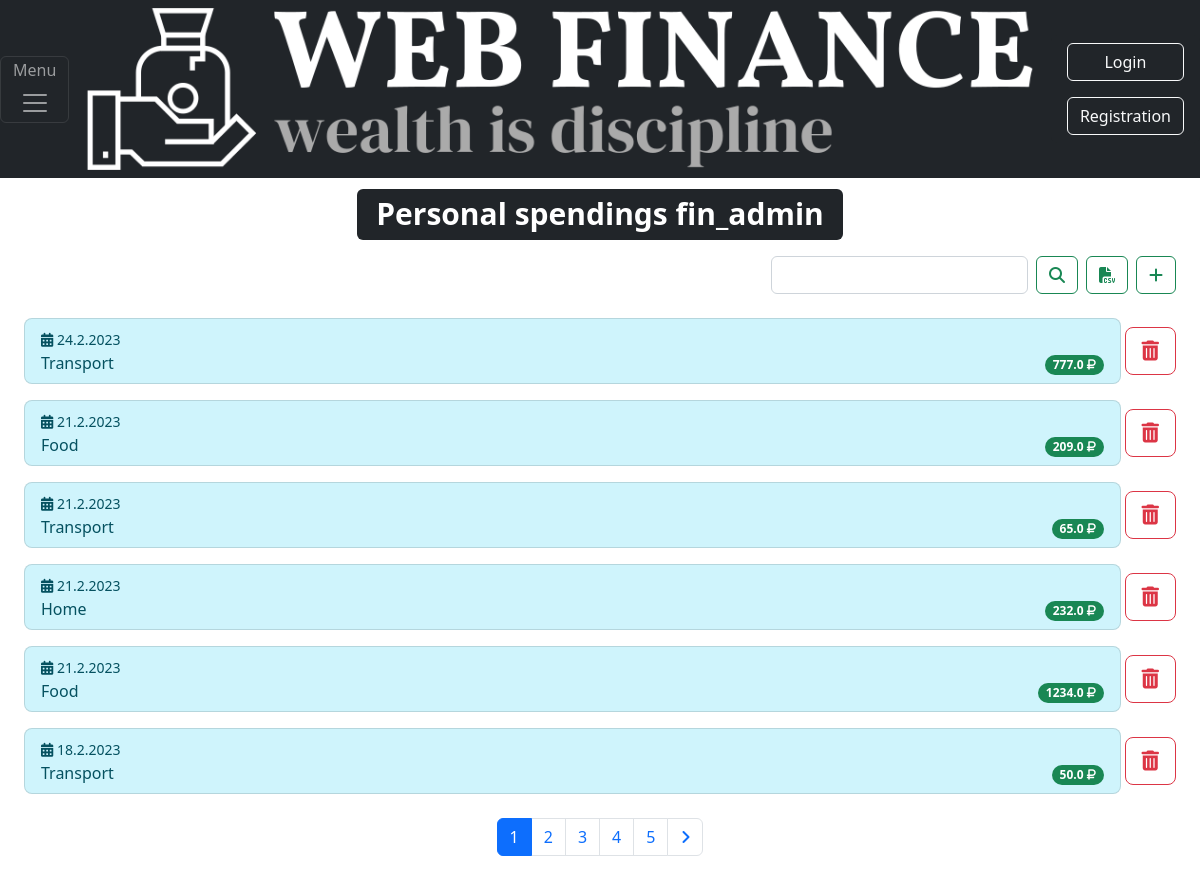
Page /spendigns/1 on the earlier database version.
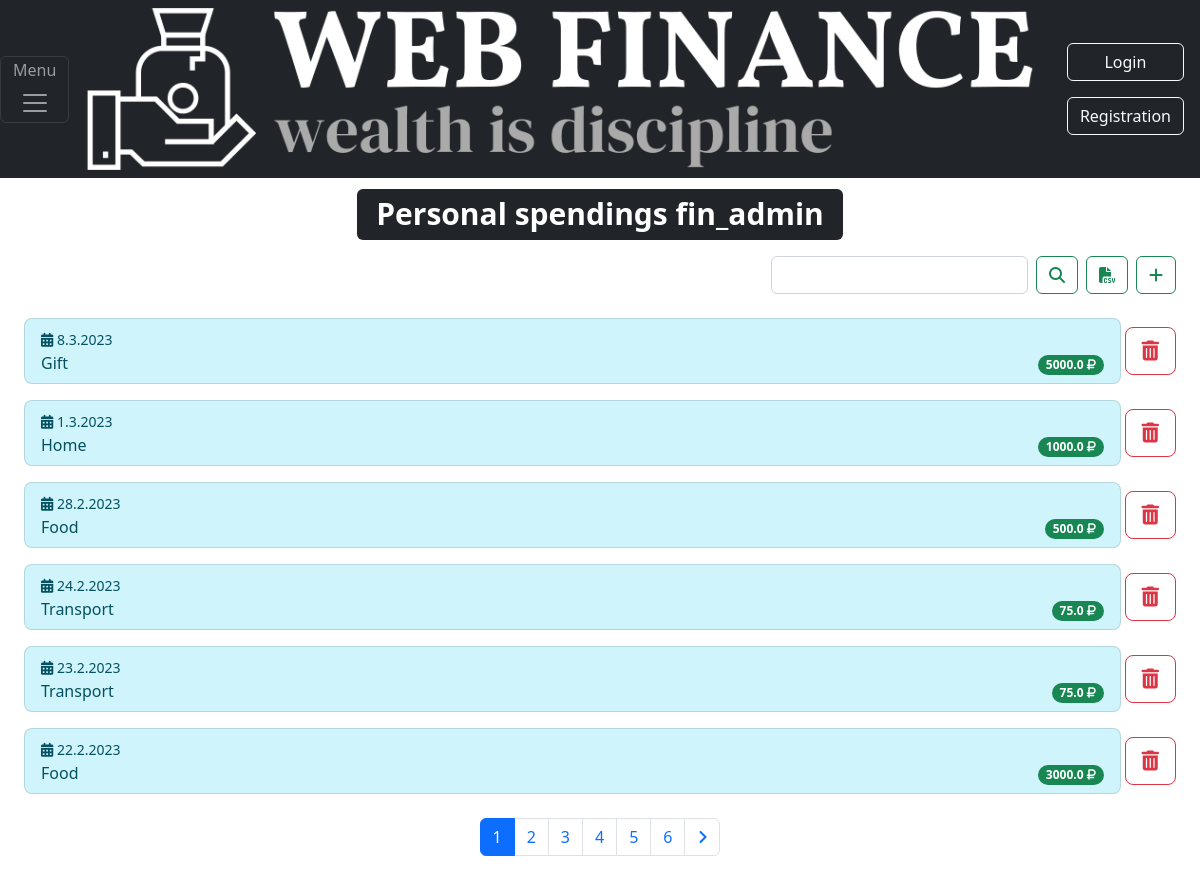
Same page on the later database version.
### spendings/models.py (models this page shows, shortened)
class spendings(models.Model):
    date = models.DateTimeField()
    amount = models.FloatField()
    category = models.ForeignKey(categories, null=True, on_delete=models.SET_NULL)
    user =  models.ForeignKey(User, on_delete=models.CASCADE)
    class Meta:
        verbose_name = 'spending'
        verbose_name_plural = 'spendings'

class categories(models.Model):
    description = models.CharField(max_length=255, unique=True)
    class Meta:
        verbose_name = 'category'
        verbose_name_plural = 'categories'

### spendings/views.py (the view)
# urls.py: path('<int:id>', views.spendigs_view, name='spendings'),
def spendigs_view(request, id):
    myuser = User.objects.get(id=id)
    allcategories = categories.objects.all().values()
    searched_id = []
    query = ''
    print(request.GET)
    if ('q' in request.GET):
        query = request.GET['q']
        for cat in allcategories:
            if request.GET['q'].lower() in cat['description'].lower():
                searched_id.append(cat['id'])
        myuserspendings = spendings.objects.filter(Q(user=myuser) & Q(category__in=searched_id)).order_by('-date').values()
        p = Paginator(spendings.objects.filter(Q(user=myuser) & Q(category__in=searched_id)).order_by('-date').values(), 6)
    else:
        myuserspendings = spendings.objects.filter(user=myuser).order_by('-date').values()
        p = Paginator(spendings.objects.filter(user=myuser).order_by('-date').values(), 6)
    page = request.GET.get('page')
    spendings_page = p.get_page(page)
    nums = "a" * spendings_page.paginator.num_pages
    nums_ge_6 = spendings_page.paginator.num_pages > 6
    last_num_page = spendings_page.paginator.num_pages
    prelast_num_page = spendings_page.paginator.num_pages - 1
    preprelast_num_page = spendings_page.paginator.num_pages - 2
    context = {
        'myuser': myuser,
        'myuserspendings': myuserspendings,
        'allcategories': allcategories,
        'spendings_page': spendings_page,
        'nums': nums,
        'nums_ge_6': nums_ge_6,
        'last_num_page': last_num_page,
        'prelast_num_page': prelast_num_page,
        'preprelast_num_page': preprelast_num_page,
        'query': query
    }
    return render(request, 'spendings/list_spendings.html', context)

### spendings/templates/spendings/list_spendings.html (shortened to what this page needs)
{% extends "main/master.html" %}
{% block content %}
<p class="text-center h1"><span class="badge bg-dark rounded rounded-2">Personal spendings {{myuser}}</span></p>
<div class="d-flex justify-content-end p-2 ms-3 me-3">
    <form class="d-flex">
        <div class="d-flex me-2"><input type="text" class="form-control" name="q" value="{{ query }}"></input></div>
        <div class="d-flex"><button type="submit" class="btn btn-outline-success btn-md me-2"><i class="fa-solid fa-magnifying-glass"></i></button></div>
    </form>
    <a href="{% url 'spendingscsv' %}"><button class="btn btn-outline-success btn-md me-2" type="button"><i class="fa-solid fa-file-csv"></i></button></a>
    <a href="{% url 'add_spending' %}"><button class="btn btn-outline-success btn-md" type="button"><i class="fa-solid fa-plus"></i></button></a>
</div>
<div class="d-flex p-2">
    <div class="flex-grow-1">
        <ul class="list-group">
            {% for spending in spendings_page %}
            <li class="list-group-item d-flex border-0">
                <a href="{% url 'edit_spending' spending.id %}" class="list-group-item list-group-item-action list-group-item-info rounded rounded-3 me-1">
                    <small><i class="fa-solid fa-calendar-days"></i> {{spending.date.day}}.{{spending.date.month}}.{{spending.date.year}}</small><br>
                    <div class="d-flex justify-content-between">
                        {% for category in  allcategories %}
                            {% if category.id == spending.category_id %}
                                <td>{{category.description}}</td>
                            {% endif %}
                        {% endfor %}
                        <span class="badge bg-success rounded-pill align-self-end">{{spending.amount}} <i class="fa-solid fa-ruble-sign"></i></span>
                    </div>
                </a>
                <a href="{% url 'delete_spending' spending.id %}" class="align-self-center"><button type="button" class="btn btn-outline-danger btn-lg"><i class="fa-solid fa-trash-can"></i></button></a>
            </li>
            {% endfor %}
        </ul>
    </div>
</div>
<div class="d-flex justify-content-center p-2">
    <nav aria-label="Page navigation example">
        <ul class="pagination">
            {% if nums_ge_6 %}
                {% if spendings_page.number == 1 %}
                    <a class="page-link active" href="?page=1&q={{ query }}">1</a>
                {% else %}
                    <a class="page-link" href="?page=1&q={{ query }}">1</a>
                {% endif %}
                {% if spendings_page.number == 2 %}
                    <a class="page-link active" href="?page=2&q={{ query }}">2</a>
                {% else %}
                    <a class="page-link" href="?page=2&q={{ query }}">2</a>
                {% endif %}
                {% if spendings_page.number == 3 %}
                    <a class="page-link active" href="?page=3&q={{ query }}">3</a>
                {% else %}
                    <a class="page-link" href="?page=3&q={{ query }}">3</a>
                {% endif %}
                {% if spendings_page.number > 3 and preprelast_num_page > spendings_page.number %}
                    <a class="page-link active" href="?page={{spendings_page.number}}&q={{ query }}">{{spendings_page.number}}</a>
                {% else %}
                    <a class="page-link disabled" href="?page=3">...</a>
                {% endif %}
                {% if spendings_page.number == preprelast_num_page %}
                    <a class="page-link active" href="?page={{preprelast_num_page}}&q={{ query }}">{{preprelast_num_page}}</a>
                {% else %}
                    <a class="page-link" href="?page={{preprelast_num_page}}&q={{ query }}">{{preprelast_num_page}}</a>
                {% endif %}
                {% if spendings_page.number == prelast_num_page %}
                    <a class="page-link active" href="?page={{prelast_num_page}}&q={{ query }}">{{prelast_num_page}}</a>
                {% else %}
                    <a class="page-link" href="?page={{prelast_num_page}}&q={{ query }}">{{prelast_num_page}}</a>
                {% endif %}
                {% if spendings_page.number == last_num_page %}
                    <a class="page-link active" href="?page={{last_num_page}}&q={{ query }}">{{last_num_page}}</a>
                {% else %}
                    <a class="page-link" href="?page={{last_num_page}}&q={{ query }}">{{last_num_page}}</a>
                {% endif %}
            {% else %}
                {% for i in nums %}
                    {% if forloop.counter == spendings_page.number %}
                        <li class="page-item active">
                            <a class="page-link" href="?page={{forloop.counter}}&q={{ query }}">
                                {{ forloop.counter }}
                            </a>
                        </li>
                    {% else %}
                        <li class="page-item">
                            <a class="page-link" href="?page={{forloop.counter}}&q={{ query }}">
                                {{ forloop.counter }}
                            </a>
                        </li>
                    {% endif %}
                {% endfor %}
            {% endif %}
            {% if spendings_page.has_next %}
                <li class="page-item"><a class="page-link" href="?page={{spendings_page.next_page_number}}&q={{ query }}"><i class="fa-solid fa-angle-right"></i></a></li>
            {% endif %}
        </ul>
    </nav>
</div>
{% endblock %}

### main/templates/main/master.html (shortened to what this page needs)
{% load static %}
<!DOCTYPE html>
<html lang="en">
<link href="https://cdn.jsdelivr.net/npm/bootstrap@5.2.3/dist/css/bootstrap.min.css" rel="stylesheet">
<link rel="stylesheet" href="https://kit.fontawesome.com/e4ccca3202.css">
<link rel="stylesheet" href="{% static 'main/css/main.css' %}">
<head>
</head>
<body>
    <nav class="navbar navbar-dark bg-dark">
        <div class="d-flex justify-content-center">
            <div class="align-self-center me-3">
                <button class="navbar-toggler" type="button" data-bs-toggle="collapse" data-bs-target="#navbarToggleExternalContent" aria-controls="navbarToggleExternalContent" aria-expanded="false" aria-label="Toggle navigation">
                    <h6>Menu</h6>
                    <span class="navbar-toggler-icon"></span>
                </button>
            </div>
            <div class="align-self-center">
                <img src="{% static 'main/logo-no-background.png' %}" class="img-fluid" alt="Logo">
            </div>
            <div class="align-self-center ms-3">
                {% if user.is_authenticated %}
                    <ul class="list-group">
                        <li class="list-group-item text-center bg-dark border-0">
                            <a href="{% url 'logout' %}"><button class="btn btn-outline-light w-100" type="button">Logout</button></a>
                        </li>
                        <li class="list-group-item text-center bg-dark border-0">
                            <a href="{% url 'edit_profile' %}"><button class="btn btn-outline-light w-100" type="button">Edit</button></a>
                        </li>
                    </ul>
                {% else %}
                    <ul class="list-group">
                        <li class="list-group-item text-center bg-dark border-0">
                            <a href="{% url 'login' %}"><button class="btn btn-outline-light w-100" type="button">Login</button></a>
                        </li>
                        <li class="list-group-item text-center bg-dark border-0">
                            <a href="{% url 'register_user' %}"><button class="btn btn-outline-light w-100" type="button">Registration</button></a>
                        </li>
                    </ul>
                {% endif %}
            </div>
        </div>
    </nav>
    <div>
        {% block content %}
        {% endblock %}
    </div>
</body>
</html>

Differences in the rows shown:
no longer on this page (row unchanged): spendings: date.day "21", date.month "2", date.year "2023", amount "209.0", categories (description "Food")
no longer on this page (row unchanged): spendings: date.day "21", date.month "2", date.year "2023", amount "65.0", categories (description "Transport")
no longer on this page (row unchanged): spendings: date.day "21", date.month "2", date.year "2023", amount "232.0", categories (description "Home")
no longer on this page (row unchanged): spendings: date.day "21", date.month "2", date.year "2023", amount "1234.0", categories (description "Food")
no longer on this page (row unchanged): spendings: date.day "18", date.month "2", date.year "2023", amount "50.0", categories (description "Transport")
added spendings: date.day "8", date.month "3", date.year "2023", amount "5000.0"
added categories: description "Gift", shown under "8"
added spendings: date.day "1", date.month "3", date.year "2023", amount "1000.0", categories (description "Home")
added spendings: date.day "28", date.month "2", date.year "2023", amount "500.0", categories (description "Food")
changed spendings id 24: amount "777.0" → "75.0"
added spendings: date.day "23", date.month "2", date.year "2023", amount "75.0", categories (description "Transport")
added spendings: date.day "22", date.month "2", date.year "2023", amount "3000.0", categories (description "Food")
Other differences:
new list line: "6"
